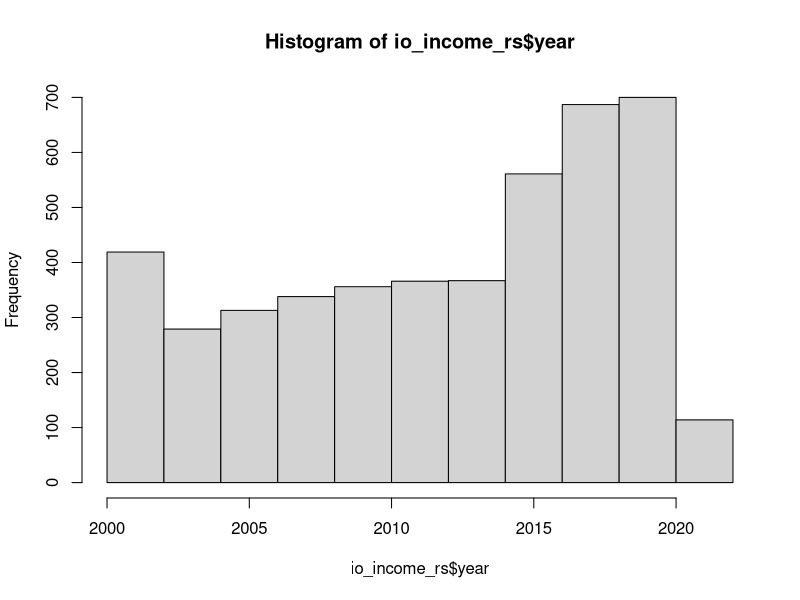
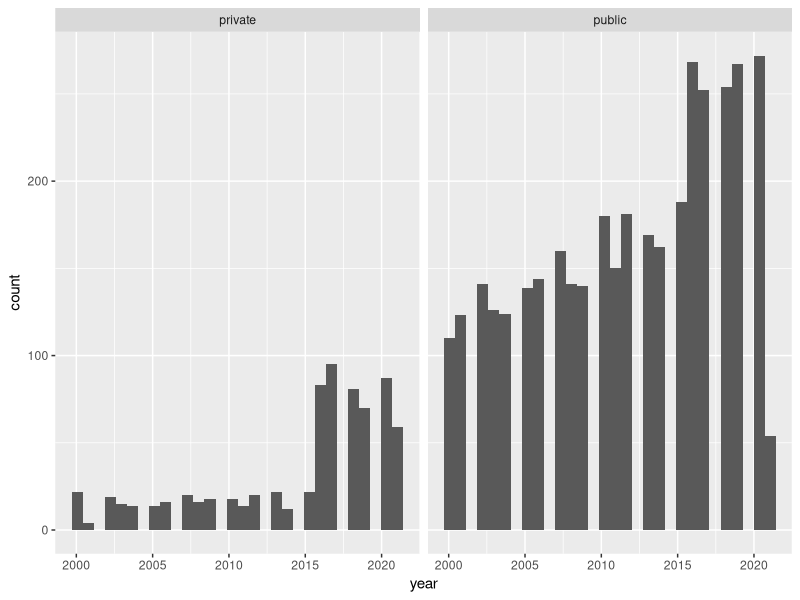
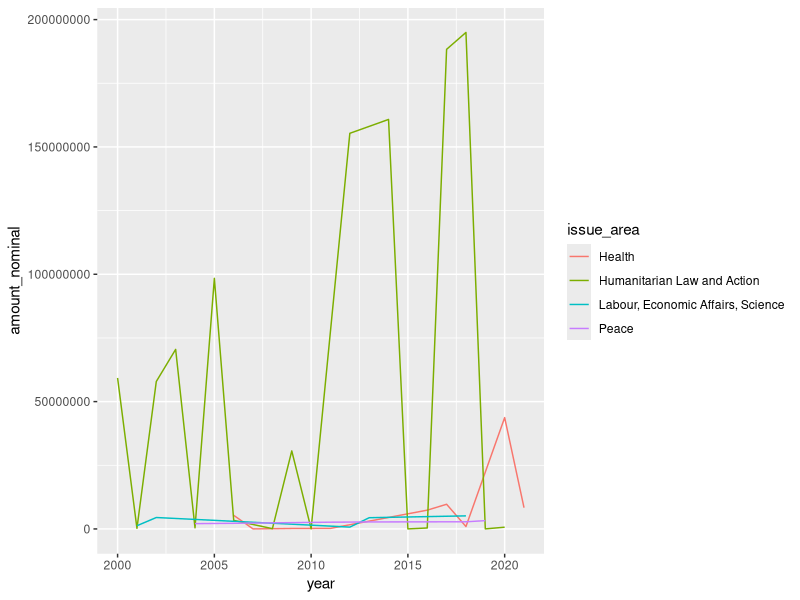
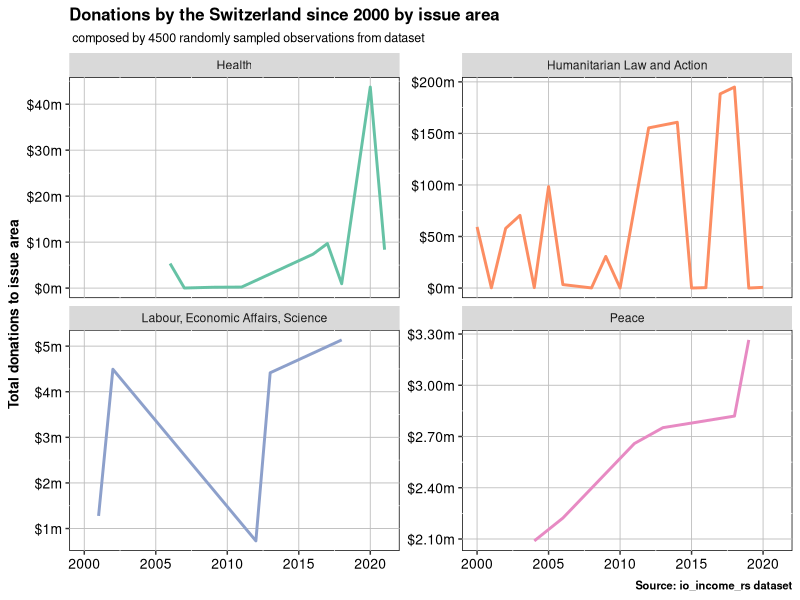
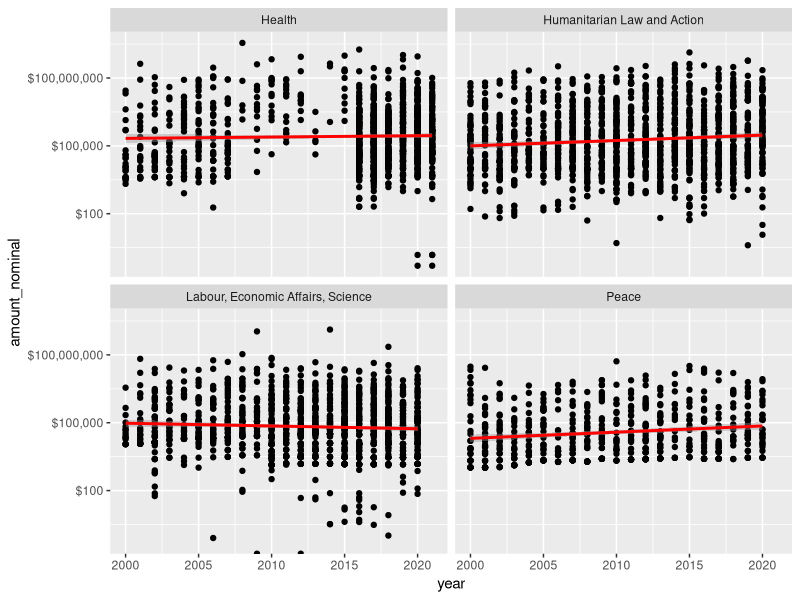
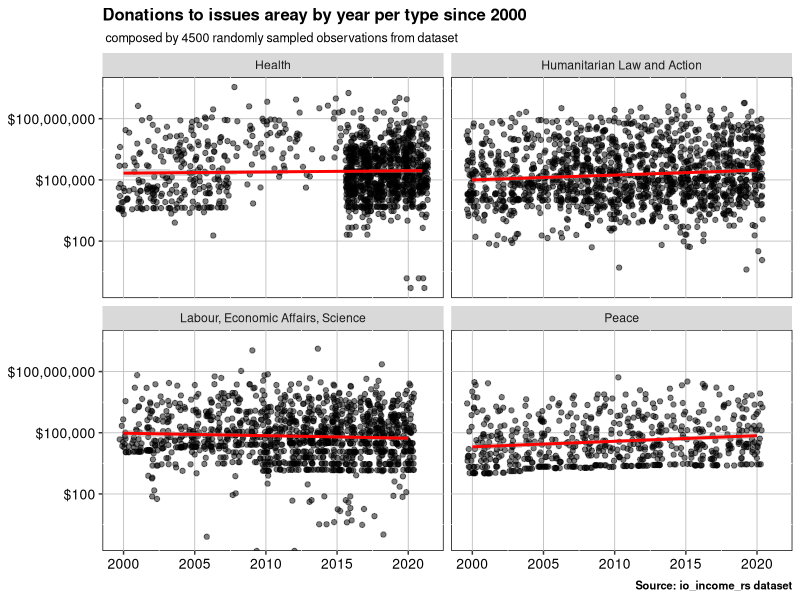
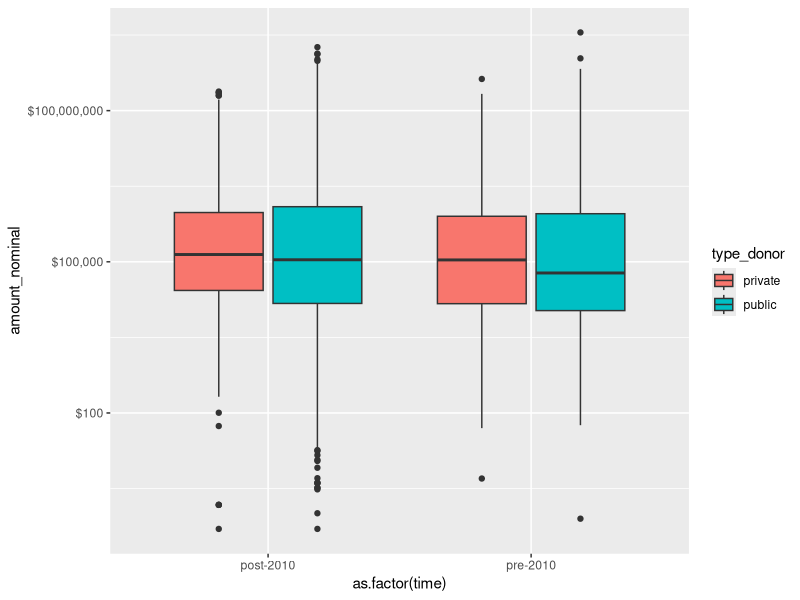
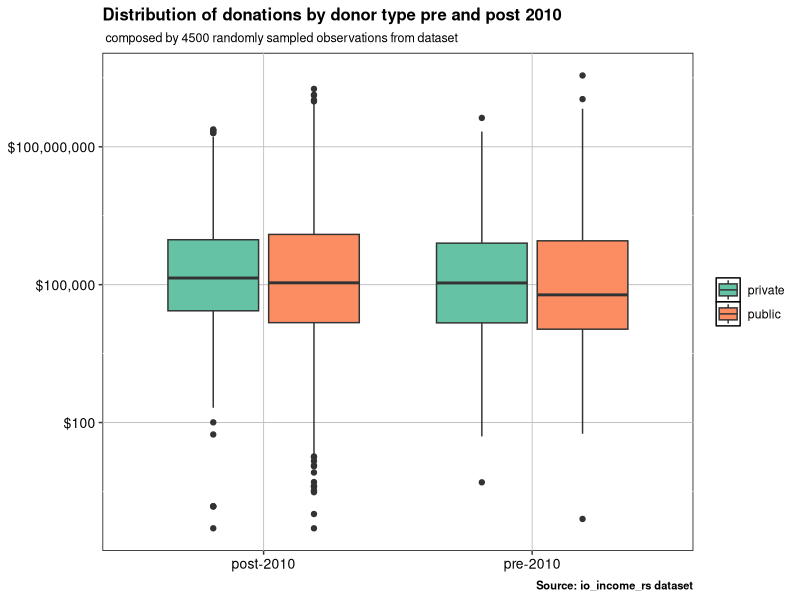

Generate these figures, in order, with R:
## ---- chunk 1
library(dplyr)
library(ggplot2)
library(tidyr)
library(scales)
library(readr)
io_income_rs <- read_csv("io_income_rs.csv")
options(scipen = 999)
## ---- chunk 2
hist(io_income_rs$year)
## ---- chunk 3
io_income_rs %>%
  drop_na(type_donor) %>%
  ggplot(aes(year)) +
  geom_histogram() +
  facet_wrap(~type_donor)
## ---- chunk 4
io_income_rs %>%
  filter(donor== "Switzerland") %>%
  group_by(year, issue_area)%>%
  summarize(amount_nominal = sum(amount_nominal, na.rm = TRUE)) %>% 
  ggplot(mapping=aes(x=year, y=amount_nominal, color=issue_area))+
  geom_line() #minimal solution

io_income_rs %>%
  filter(donor== "Switzerland") %>%
  group_by(year, issue_area)%>%
  summarize(amount_nominal = sum(amount_nominal, na.rm = TRUE)) %>% 
  ggplot(mapping=aes(x=year, y=amount_nominal, color=issue_area))+
  geom_line(size=1)+
  scale_color_brewer(type="qual", palette= "Set2", direction=1)+
  scale_y_continuous(labels=scales::dollar_format(scale=.000001, suffix="m", prefix = "$"))+
    #dollar_format allows you to format the scale of dollars(thousands, millions, billions)
  labs( x = NULL, y = "Total donations to issue area", 
        title = "Donations by the Switzerland since 2000 by issue area", 
    subtitle=" composed by 4500 randomly sampled observations from dataset",
    caption = "Source: io_income_rs dataset")+
  theme(panel.background = element_rect("white", "black", .5, "solid"),
    panel.grid.major = element_line(color = "grey", size = 0.3, linetype = "solid"),
    axis.text = element_text(color = "black", size = 10),
    title = element_text(color = "black", size = 10, face = "bold"),
    legend.title = element_blank(),
    plot.subtitle = element_text(color = "black", size = 9, face = "plain"),
    legend.position = "none")+
    facet_wrap(~issue_area, scale="free_y")# let the y-scales of facets change.
## ---- chunk 5
io_income_rs %>%
  drop_na(type_donor) %>%
  ggplot(mapping=aes(x=year, y=amount_nominal)) +
  geom_point() +
  geom_smooth(method = "lm", color="red") +
  scale_y_log10(labels=scales::dollar) + #minimal
  facet_wrap(~issue_area)

io_income_rs %>%
  drop_na(type_donor) %>%
  ggplot(mapping=aes(x=year, y=amount_nominal)) +
  geom_point(position="jitter", 
# position jitter adds random noise to each observation, so they do not line up by year.
             alpha=.5) +  
  # alpha makes the points transparent.
  geom_smooth(method = "lm", color="red") +
  facet_wrap(~issue_area)+
  scale_y_log10(labels=scales::dollar) +
  labs(x = NULL, y = NULL, #removing redundant info from x and y axis
       title = "Donations to issues areay by year per type since 2000", 
       subtitle=" composed by 4500 randomly sampled observations from dataset",
       caption = "Source: io_income_rs dataset") +
  theme(panel.background = element_rect("white", "black", .5, "solid"),
    panel.grid.major = element_line(color = "grey", size = 0.3,
                                    linetype = "solid"),
    axis.text = element_text(color = "black", size = 10),
    title = element_text(color = "black", size = 10, face = "bold"),
    legend.title = element_blank(),
    plot.subtitle = element_text(color = "black", size = 9, face = "plain"),
    legend.position = "right")
## ---- chunk 6
io_income_rs %>%
  drop_na(type_donor) %>%
  mutate(time = ifelse(year <= 2010, "pre-2010", "post-2010")) %>%
  ggplot(mapping=aes(x=as.factor(time), y=amount_nominal, fill=type_donor))+
  geom_boxplot()+
  scale_y_log10(labels=scales::dollar) #minimal solution

io_income_rs %>%
  drop_na(type_donor) %>%
  mutate(time = ifelse(year <= 2010, "pre-2010", "post-2010")) %>%
  ggplot(mapping=aes(x=as.factor(time), y=amount_nominal, fill=type_donor))+
  geom_boxplot()+
  scale_y_log10(labels=scales::dollar)+
  scale_fill_brewer(type="qual", palette= "Set2", direction=1)+
  labs( x = NULL, y = NULL, 
        title = "Distribution of donations by donor type pre and post 2010",
    subtitle=" composed by 4500 randomly sampled observations from dataset",
    caption = "Source: io_income_rs dataset")+
  theme(panel.background = element_rect("white", "black", .5, "solid"),
    panel.grid.major = element_line(color = "grey", size = 0.3, linetype = "solid"),
    axis.text = element_text(color = "black", size = 10),
    title = element_text(color = "black", size = 10, face = "bold"),
    legend.title = element_blank(),
    plot.subtitle = element_text(color = "black", size = 9, face = "plain"),
    legend.position = "right")
## ---- chunk 7
io_income_rs %>%
  drop_na(donor) %>%
  group_by(donor, type_donor) %>%
  summarize(amount_nominal = sum(amount_nominal, na.rm = TRUE)) %>% 
  arrange(desc(amount_nominal)) %>%
  ungroup() %>%
  slice_head(n=10) %>% 
  ggplot(mapping=aes(x=donor, y= amount_nominal, fill=type_donor)) +
  geom_col() #minimal solution 

io_income_rs %>%
  drop_na(donor) %>%
  group_by(donor, type_donor) %>%
  summarize(amount_nominal = sum(amount_nominal, na.rm = TRUE)) %>% 
  arrange(desc(amount_nominal)) %>%
  ungroup() %>%
  slice_head(n=10) %>%
  ggplot(mapping=aes(x=reorder(donor, amount_nominal),
                     #order donors acc. to $$$
                     y= amount_nominal, fill=type_donor)) +
  geom_col()+
  scale_fill_brewer(type="qual", palette= "Accent", direction=1)+
  scale_y_continuous(labels=scales::dollar)+
  labs( x = NULL, y = "Total donations to IOs", title = "Top 10 donors from 2000 to 2020",
    subtitle=" composed by 4500 randomly sampled observations from dataset",
    caption = "Source: io_income_rs dataset")+
  theme(panel.background = element_rect("white", "black", .5, "solid"),
    panel.grid.major = element_line(color = "grey", size = 0.3, linetype = "solid"),
    axis.text = element_text(color = "black", size = 10),
    title = element_text(color = "black", size = 10, face = "bold"),
    legend.title = element_blank(),
    plot.subtitle = element_text(color = "black", size = 9, face = "plain"),
    legend.position = "bottom") +
    coord_flip() #flipping it to simplify reading
## ---- chunk 8
io_income_rs %>%
  drop_na(type_donor) %>%
  ggplot(mapping = aes(x = year, y = amount_nominal, fill = type_donor)) +
  geom_smooth(aes(color = type_donor), se = FALSE,
              method = "loess") +
  facet_wrap(~issue_area, scales = "free") +
  scale_y_log10(labels=scales::dollar) +
  labs(title = "Donations by type to different issues areas",
       caption = "Source: io_income_rs dataset") +
  theme_minimal()
